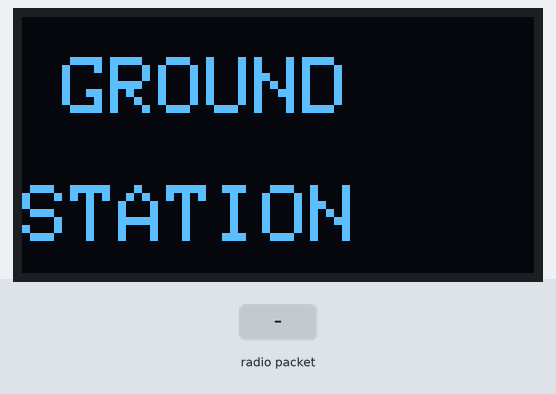
Bench run of a sketch on a simulated Arduino Uno, built with avr-gcc and run on an emulated ATmega328P. On the bench: 128×64 one-colour display. The test bench sets the inputs (shaded band). No radio packets arrive unless stated; what the sketch prints to the serial monitor is not drawn.

Above: at 1.4 s.
1.5 s: radio packet "1" arrives
At 4.1 s:
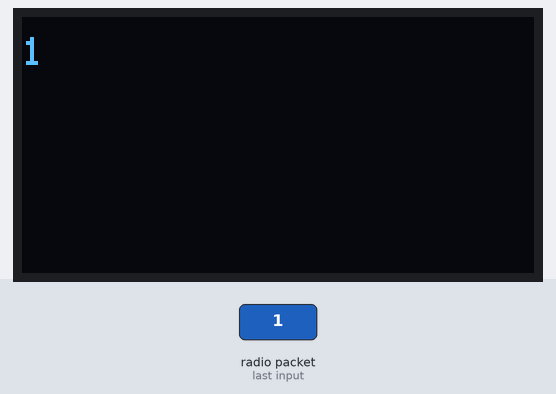
4.5 s: radio packet "0" arrives
At 7.3 s:
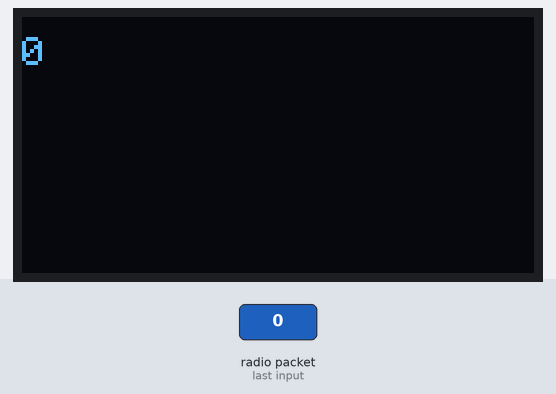
7.5 s: radio packet "2" arrives
Timing chart, 0 to 10.5 s (numbered marks = the images above; inputs shaded):
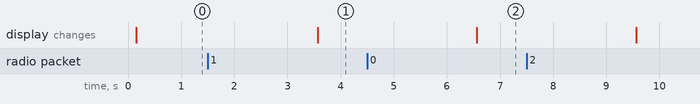

Measured:
- after the input at 1.5 s, the display: changes after 2.1 s (image 1)
- after the input at 4.5 s, the display: changes after 2.1 s (image 2)

The sketch:

GND_STA_OLED.ino
```cpp
#include <Wire.h>
#include <Adafruit_GFX.h>
#include <Adafruit_SSD1306.h>
#include <SPI.h>
#include <LoRa.h>
#define SCREEN_WIDTH 128 // OLED display width, in pixels
#define SCREEN_HEIGHT 64 // OLED display height, in pixels

// Declaration for an SSD1306 display connected to I2C (SDA, SCL pins)
Adafruit_SSD1306 display(SCREEN_WIDTH, SCREEN_HEIGHT, &Wire, -1);

const int maxPacketSize = 150; // Maximum expected packet size, adjust as needed

void setup() {
  Serial.begin(9600);
//  while (!Serial);
  if(!display.begin(SSD1306_SWITCHCAPVCC, 0x3C)) { // Address 0x3D for 128x64
    Serial.println(F("SSD1306 allocation failed"));
    for(;;);
  }
  delay(100);

  display.setTextSize(2);
  display.setTextColor(WHITE);
  display.clearDisplay();
  display.setCursor(10, 10);
  // Display static text
  display.println("GROUND\n\nSTATION");
  display.display();

  delay(100);

  LoRa.setPins(8, 9, 2);
  if (!LoRa.begin(433E6)) {
    Serial.println("Starting LoRa failed!");
    while (1);
  }

  Serial.println("LoRa Receiver");
}

void loop() {
  int packetSize = LoRa.parsePacket();
  display.clearDisplay();
  display.setTextSize(1);
  if (packetSize) {
    Serial.print("Received Data From Satellite:\n");

    char receivedData[maxPacketSize];
    int bytesRead = LoRa.readBytes(receivedData, maxPacketSize);
    receivedData[bytesRead] = '\0';

    display.setCursor(5, 10);
    display.println("Receiving Data:");
   delay(1000);
   display.clearDisplay();
    display.setCursor(0, 5);
    display.println(receivedData);
    display.display();

    Serial.println(receivedData);
  }
  else
  {
    Serial.println("No data");
  }

}
```
